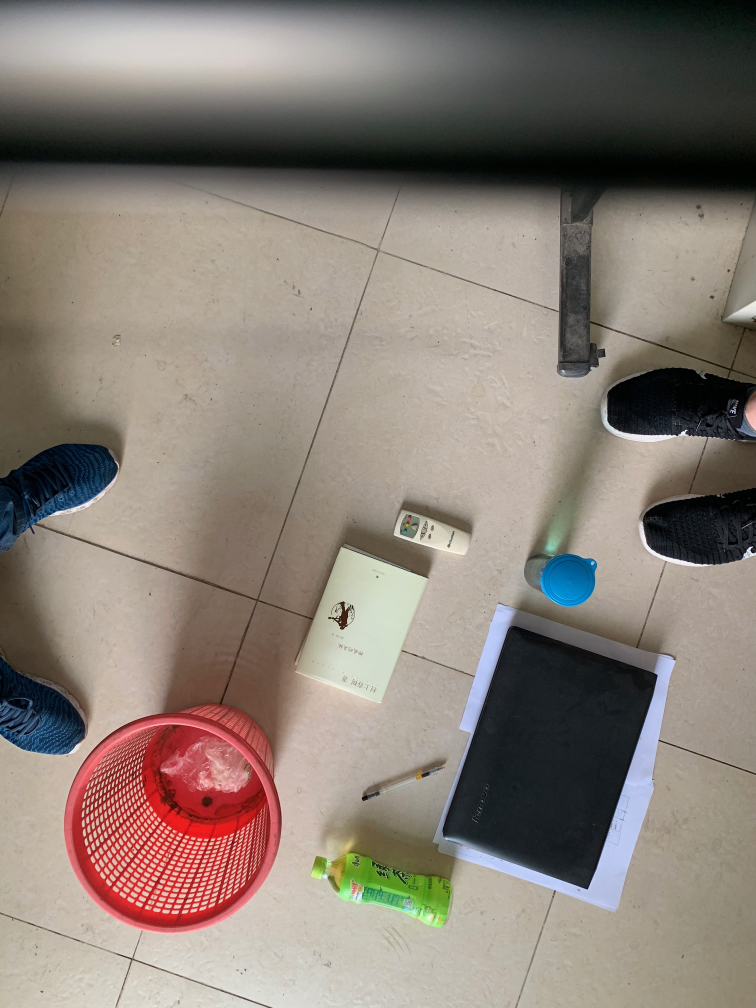
#> input picture figures/0.jpeg, 3024 x 4032 px (shown at 1/4 size)
$ python real_images.py
#> lines starting #> are read from the running program, lines starting #| are printed output that depends on the picture; long printed decimals are rounded
### image_utils.py
import cv2 as cv
import numpy as np
import time
import matplotlib.pyplot as plt


# [52 lines left out: function create_images, not called in this run]

def angle_cal(img_base, img_rotate, mode = "SURF", show_all_results = False):
    start = time.time()
    if mode == "SIFT":
        # Sift Create and calculate
        sift = cv.xfeatures2d.SIFT_create()
        # Kp is key points
        # des is feature descriptor
        # len(des) = len(Kp) * 128
        kp1, des1 = sift.detectAndCompute(img_base, None)
        kp2, des2 = sift.detectAndCompute(img_rotate, None)

        bf = cv.BFMatcher(cv.NORM_L2, crossCheck=True)
    elif mode == "ORB":
        orb = cv.ORB_create()

        kp1, des1 = orb.detectAndCompute(img_base, None)
        kp2, des2 = orb.detectAndCompute(img_rotate, None)

        # create BFMatcher object
        bf = cv.BFMatcher(cv.NORM_HAMMING, crossCheck=True)
    else:
        surf = cv.xfeatures2d.SURF_create()
        kp1, des1 = surf.detectAndCompute(img_base, None)
        kp2, des2 = surf.detectAndCompute(img_rotate, None)

        # create BFMatcher object
        bf = cv.BFMatcher(cv.NORM_L2, crossCheck=True)
    matches = bf.match(des1, des2)
    matches = sorted(matches, key=lambda x: x.distance)
    # Cal the Orientation
    rotate_angle = []
    key_point = 25
    # Show the debug file
    if False:
        img = cv.drawMatches(img_base, kp1, img_rotate, kp2, matches[:key_point], None, flags=2)
        cv.imwrite("results/mathing.png", img)
        cv.imshow('match', img), cv.waitKey(), cv.destroyWindow('match')
    for i in range(key_point):
        num = i
        img_index1 = matches[num].queryIdx
        img_index2 = matches[num].trainIdx
        rotate_angle.append(kp1[img_index1].angle - kp2[img_index2].angle)

    end_time = time.time() - start

    # Change the local
    rotate_angle = np.array(rotate_angle)
    rotate_angle = (360 * (rotate_angle < 0) + rotate_angle)
    rotate_angle = np.abs((rotate_angle > 180) * 360 - rotate_angle)
    # Mean result
    mean = np.mean(rotate_angle)
    # Median calculation for the filter the noise
    median =np.median(rotate_angle)
    print("Before " + str(median))
    limit = 1
    median_index = (rotate_angle > max(median - limit, 0)) & (rotate_angle < median + limit)
    median_index = np.array(median_index + 0)
    median = np.mean(rotate_angle[np.nonzero(median_index)])
    print("After " + str(median))

    if show_all_results:
        print("Final result: ")
        print(rotate_angle)
        plot_result_bar(range(len(rotate_angle)), rotate_angle, mean)

    return median, mean, end_time


# [56 lines left out: functions plot_result_bar, plot_result, plot_double_result, plot_hist, not called in this run]

### real_images.py
import cv2 as cv
import numpy as np
import time
import matplotlib.pyplot as plt

from image_utils import angle_cal, create_images

np.set_printoptions(suppress=True)

img_base = cv.imread('figures/0.jpeg')
#> img_base is the input picture: shape (4032, 3024, 3); mean B, G, R 118.1, 126.7, 137.1
img_rotate_orig = cv.imread('figures/10.jpeg')
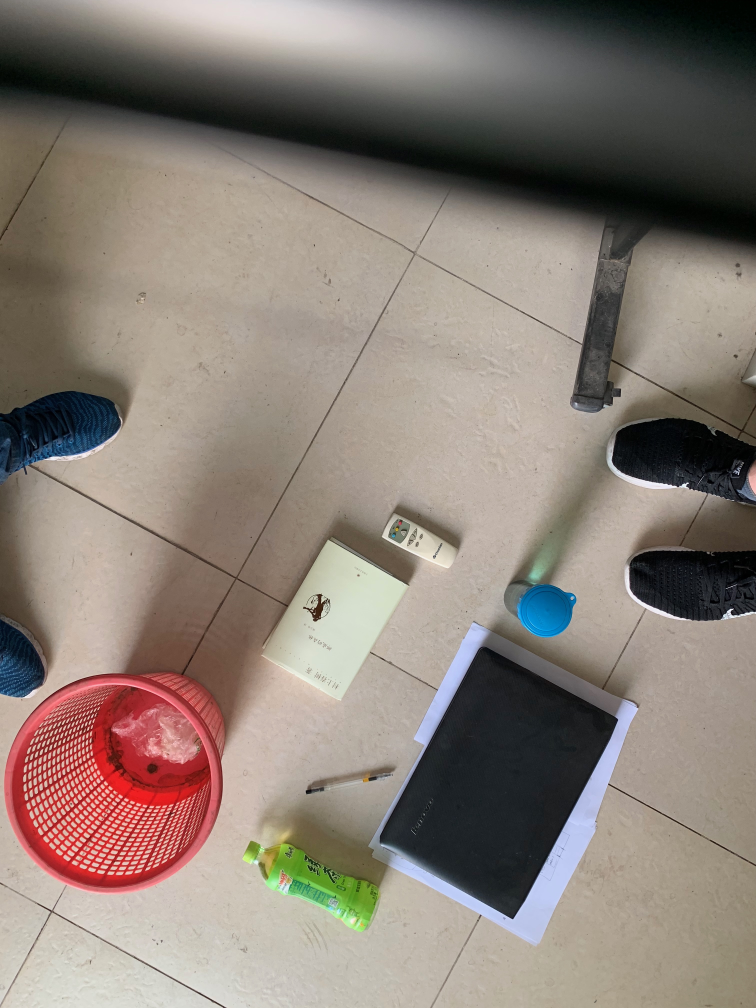
#> input picture figures/10.jpeg, 3024 x 4032 px (shown at 1/4 size)
#> img_rotate_orig is the input picture: shape (4032, 3024, 3); mean B, G, R 118.4, 126.9, 138.2
img_base = cv.cvtColor(img_base, cv.COLOR_BGR2GRAY)
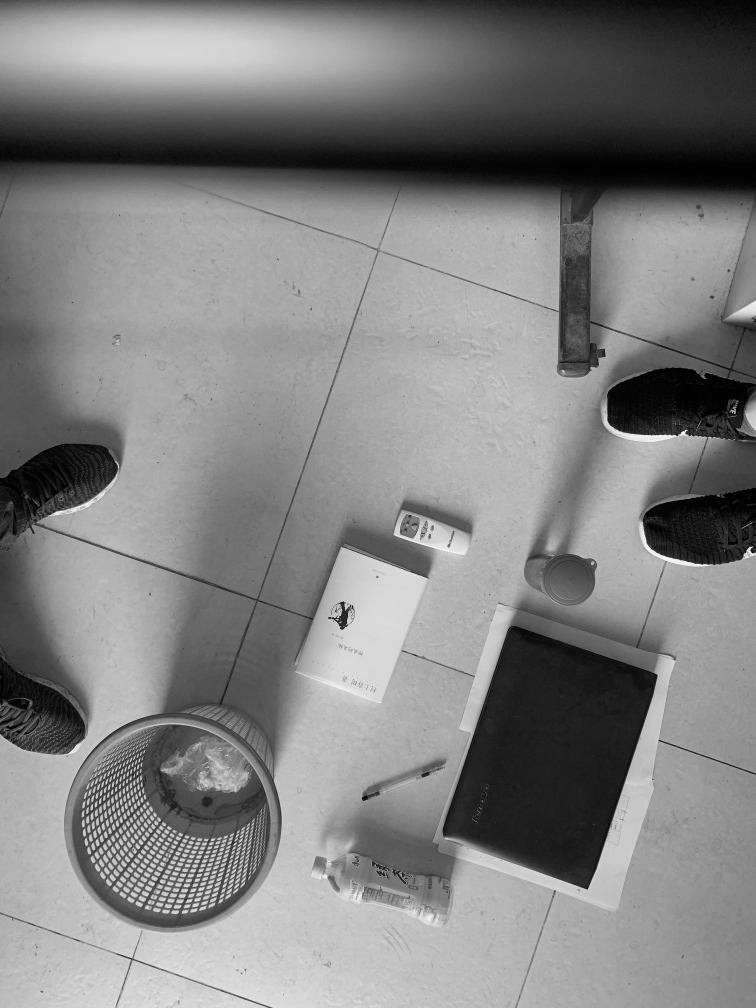
#> img_base: shape (4032, 3024) (shown at 1/4 size); min 0, max 253, mean 128.9
img_rotate_orig = cv.cvtColor(img_rotate_orig, cv.COLOR_BGR2GRAY)
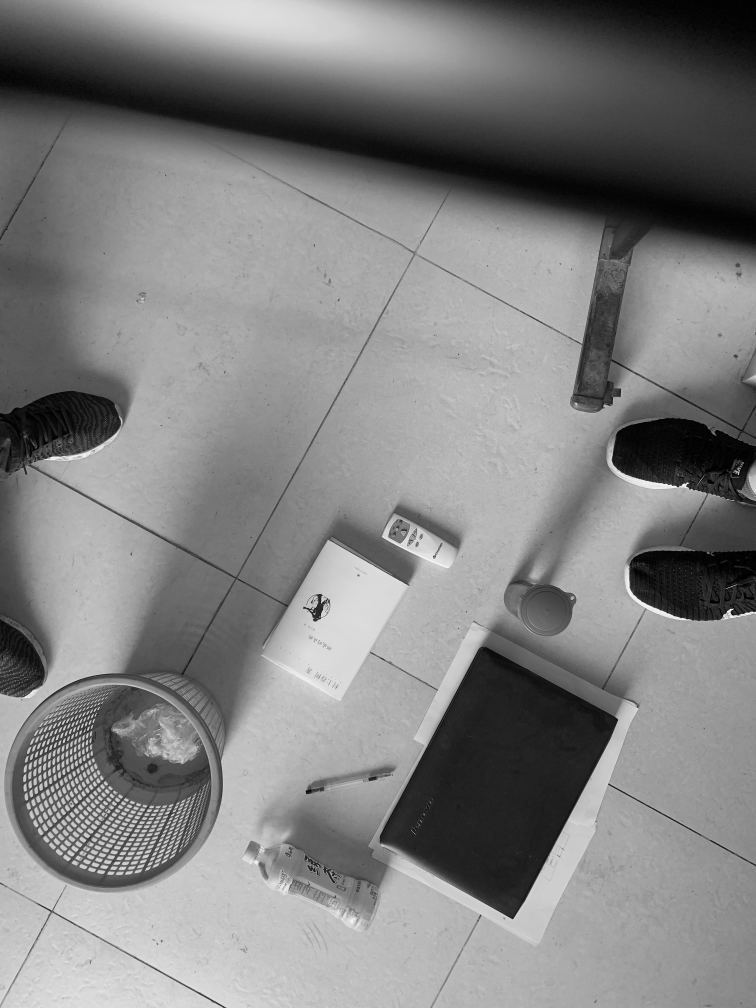
#> img_rotate_orig: shape (4032, 3024) (shown at 1/4 size); min 0, max 252, mean 129.4
img_rotate = cv.GaussianBlur(img_rotate_orig,(3,3),0)

w, h = img_base.shape[:2]
#> w = 4032; h = 3024
rotate_angle = -15
scale_ratio = 5
img_base = cv.resize(img_base, (int(h/scale_ratio), int(w/scale_ratio)))
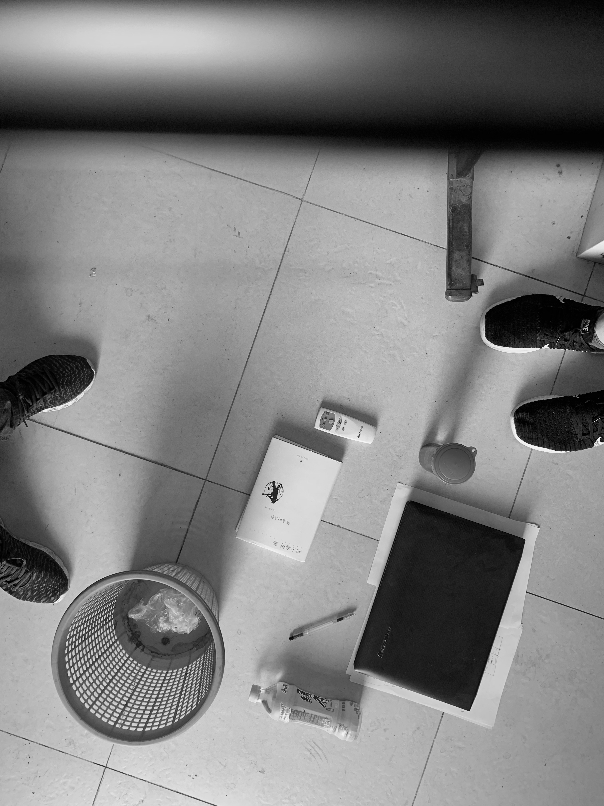
#> img_base: shape (806, 604); min 0, max 247, mean 128.7
img_rotate = cv.resize(img_rotate, (int(h/scale_ratio), int(w/scale_ratio)))
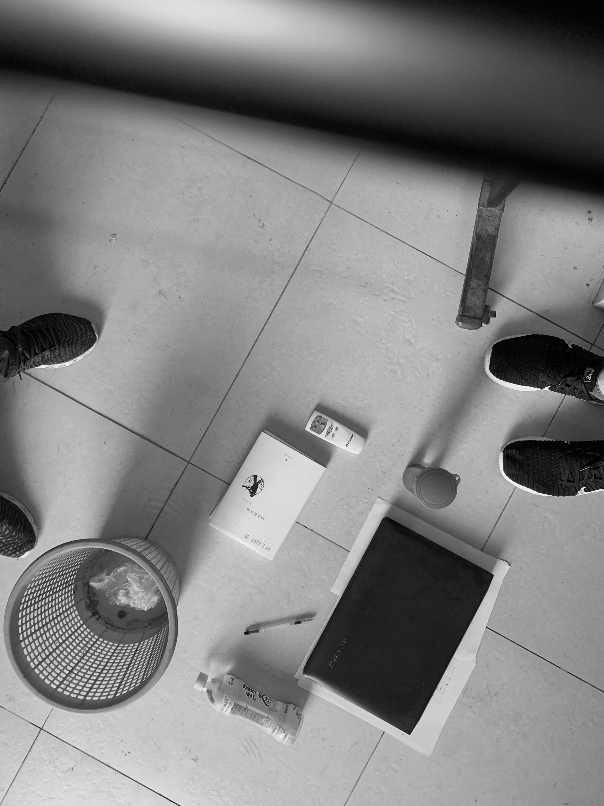
#> img_rotate: shape (806, 604); min 0, max 245, mean 129.3
w, h = img_base.shape[:2]
#> w = 806; h = 604
center = (h / 2, w / 2)
#> center = (302, 403)
M = cv.getRotationMatrix2D(center, rotate_angle, 1)
img_rotate_base = cv.warpAffine(img_base, M, (h, w))
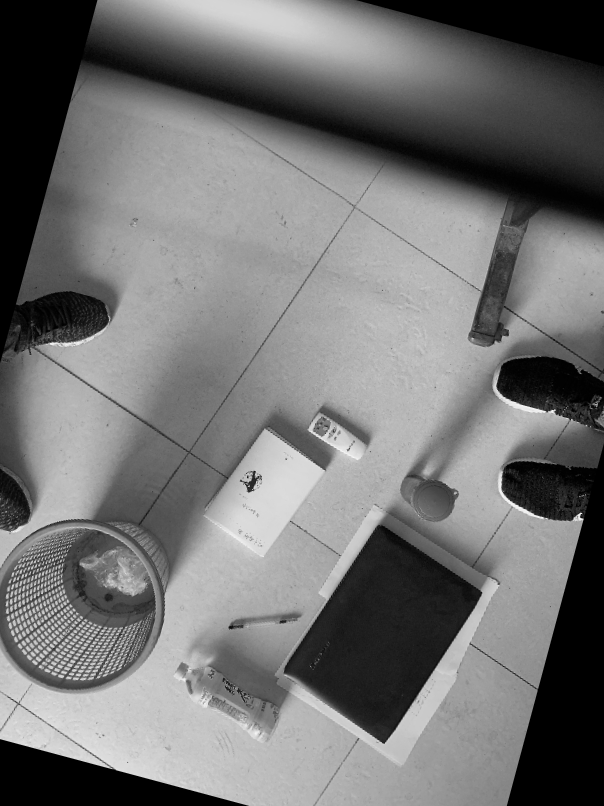
#> img_rotate_base: shape (806, 604); min 0, max 245, mean 115.5

show_hist = False
if show_hist:
    #hist = cv.calcHist([img_rotate], [0], None, [256], [0,256])
    plt.figure()
    plt.subplot(3,1,1)
    plt.hist(img_rotate_orig.ravel(),256,[0,256])
    plt.subplot(3,1,2)
    plt.hist(img_rotate.ravel(),256,[0,256])
    plt.ylim([0, 50000])
    plt.subplot(3,1,3)
    plt.hist(img_rotate_base.ravel(),256,[0,256])
    plt.show()

if False:
    print("The resize image shape is ")
    print(img_base.shape)
    plt.figure()
    plt.subplot(3,1,1), plt.imshow(img_base, "Greys_r")
    plt.subplot(3,1,2), plt.imshow(img_rotate, "Greys_r")
    plt.subplot(3,1,3), plt.imshow(img_rotate_base, "Greys_r")
    plt.show()

# Result Calculation
median, mean, time = angle_cal(img_base, img_rotate, "SIFT", show_all_results= 0)
#> in angle_cal, `kp1, des1 = sift.detectAndCompute(img_base, None)`: kp1 = 1020 keypoints; strongest (x, y, size): (598, 439, 1.9), (274, 482, 1.9), (601, 441, 1.9), (546, 346, 2.4)
#> in angle_cal, `kp2, des2 = sift.detectAndCompute(img_rotate, None)`: kp2 = 1003 keypoints; strongest (x, y, size): (255, 476, 2.7), (397, 621, 106.2), (253, 490, 6.5), (252, 496, 1.9)
#> in angle_cal, `matches = bf.match(des1, des2)`: matches = 525 matches
#> the loop in angle_cal, `for i in range(key_point):` made 25 passes
#> (img_index1, img_index2) on passes 1 to 12: (875, 884), (954, 926), (906, 920), (886, 897), (575, 468), (865, 868), (861, 849), (869, 854), (175, 660), (775, 824), (822, 852), (771, 775)
#> after the loop in angle_cal, `for i in range(key_point):`: rotate_angle = 25 values, max 351.4 at index 18, min -11.38 at index 12, mean 4.76
#> in angle_cal, `rotate_angle = (360 * (rotate_angle < 0) + rotate_angle)`: rotate_angle = 25 values, max 352.6 at index 23, min 348.6 at index 12, mean 350.4
#> in angle_cal, `rotate_angle = np.abs((rotate_angle > 180) * 360 - rotate_angle)`: rotate_angle = 25 values, max 11.38 at index 12, min 7.39 at index 23, mean 9.64
#> in angle_cal, `mean = np.mean(rotate_angle)`: mean = 9.64
#> in angle_cal, `median =np.median(rotate_angle)`: median = 9.9
#| Before 9.895
#> in angle_cal, `median_index = np.array(median_index + 0)`: median_index = 25 values, max 1 at index 0, min 0 at index 4, mean 0.72
#> in angle_cal, `median = np.mean(rotate_angle[np.nonzero(median_index)])`: median = 10.02
#| After 10.022
#> median = 10.02; mean = 9.64; time = 0.392
print("SIFT real Result: median({0:6.3f}), mean({1:6.3f}) in {2:.3f}".format(median, mean, time))
#| SIFT real Result: median(10.022), mean( 9.638) in 0.392
median, mean, time = angle_cal(img_base, img_rotate_base, "SIFT", show_all_results= 0)
#> in angle_cal (call 2), `kp2, des2 = sift.detectAndCompute(img_rotate, None)`: kp2 = 1077 keypoints; strongest (x, y, size): (578, 519, 6.2), (579, 515, 2), (378, 630, 101.5), (582, 519, 2)
#> in angle_cal (call 2), `matches = bf.match(des1, des2)`: matches = 600 matches
#> the loop in angle_cal (call 2), `for i in range(key_point):` made 25 passes
#> (img_index1, img_index2) on passes 1 to 12: (771, 749), (751, 748), (792, 768), (155, 642), (261, 678), (427, 563), (928, 968), (920, 994), (866, 855), (900, 960), (681, 653), (846, 831)
#| Before 14.766
#| After 14.647
#> median = 14.65; mean = 14.96; time = 0.482
print("SIFT fake Result: median({0:6.3f}), mean({1:6.3f}) in {2:.3f}".format(median, mean, time))
#| SIFT fake Result: median(14.647), mean(14.955) in 0.482
